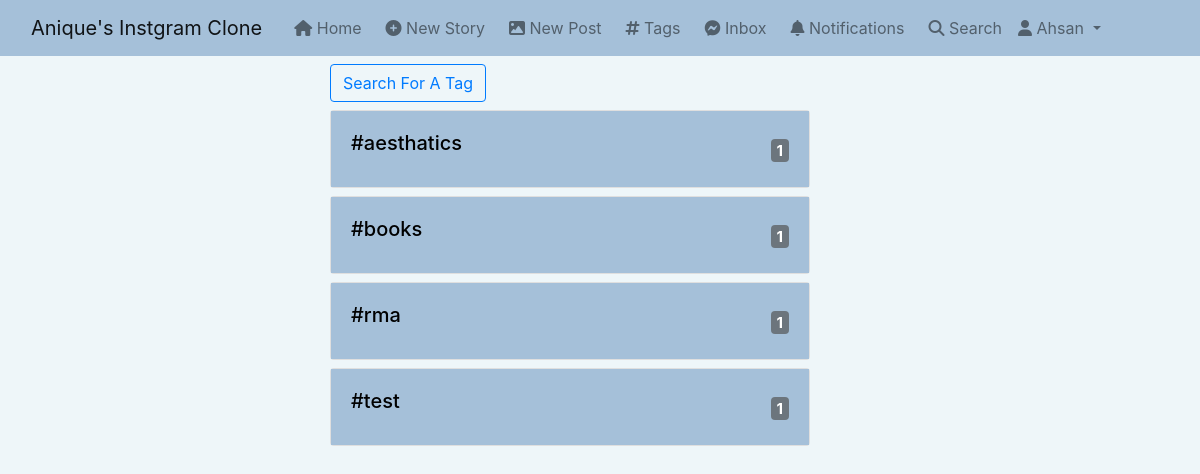
Before: /tags (signed in) with the older database file.
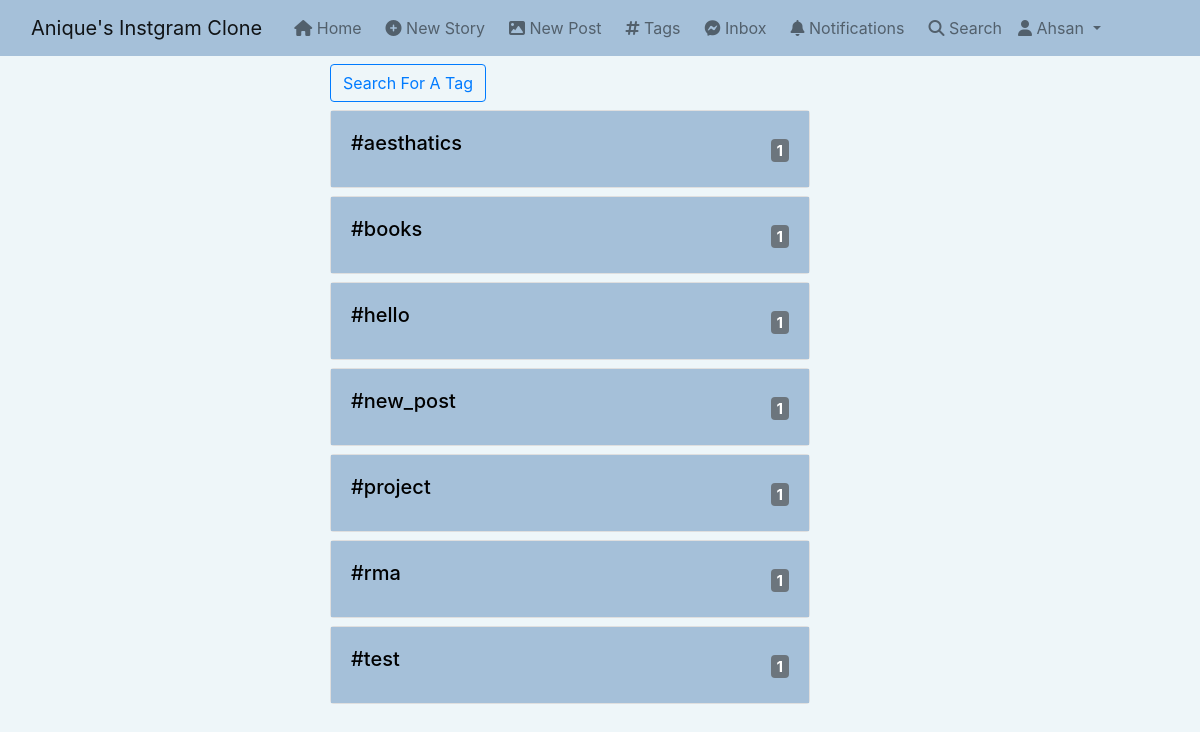
After: the same page with the newer database file.
### post/models.py (models this page shows, shortened)
class Tag(models.Model):
    title = models.CharField(max_length=50,verbose_name='Tag')
    slug = models.SlugField(blank=True)
    class Meta:
        verbose_name_plural='Tags'
    def __str__(self):
        return self.title
    def get_absolute_url(self):
        return reverse("tag_posts", args=[self.slug])

### post/views.py (the view)
# urls.py: path('tags',views.tags,name='tags'),
@login_required
def tags(request):
    tags = Tag.objects.all().annotate(posts_count=Count('tags')).order_by('-posts_count')
    context={
        "tags":tags,
    }
    return render(request,"post/tags.html",context)

### django_instagram_clone/templates/post/tags.html
{% extends 'base.html' %} {% block content %}
<div class="container">
  <div class="row">
    <div class="col-md-8 offset-md-3 mt-2">
      <a href="{% url 'search_tag' %}" class="btn btn-outline-primary mb-2">Search For A Tag</a>
      {% for tag in tags %} {% if tag.posts_count >= 1 %}
      <div class="card mb-2" style="width: 30rem">
        <div class="card-body" style="background-color: #a5c0d9">
          <a
            href="{{tag.get_absolute_url}}"
            style="text-decoration: none; color: black"
            ><h5 class="card-title">
              #{{tag}}<span class="badge bg-secondary float-right mt-2"
                >{{tag.posts_count}}</span
              >
            </h5></a
          >
        </div>
      </div>
      {% endif %} {% endfor %}
    </div>
  </div>
</div>
{% endblock content %}

Changed rows visible on the page:
added Tag: title "hello", posts_count "1"
added Tag: title "new_post", posts_count "1"
added Tag: title "project", posts_count "1"
